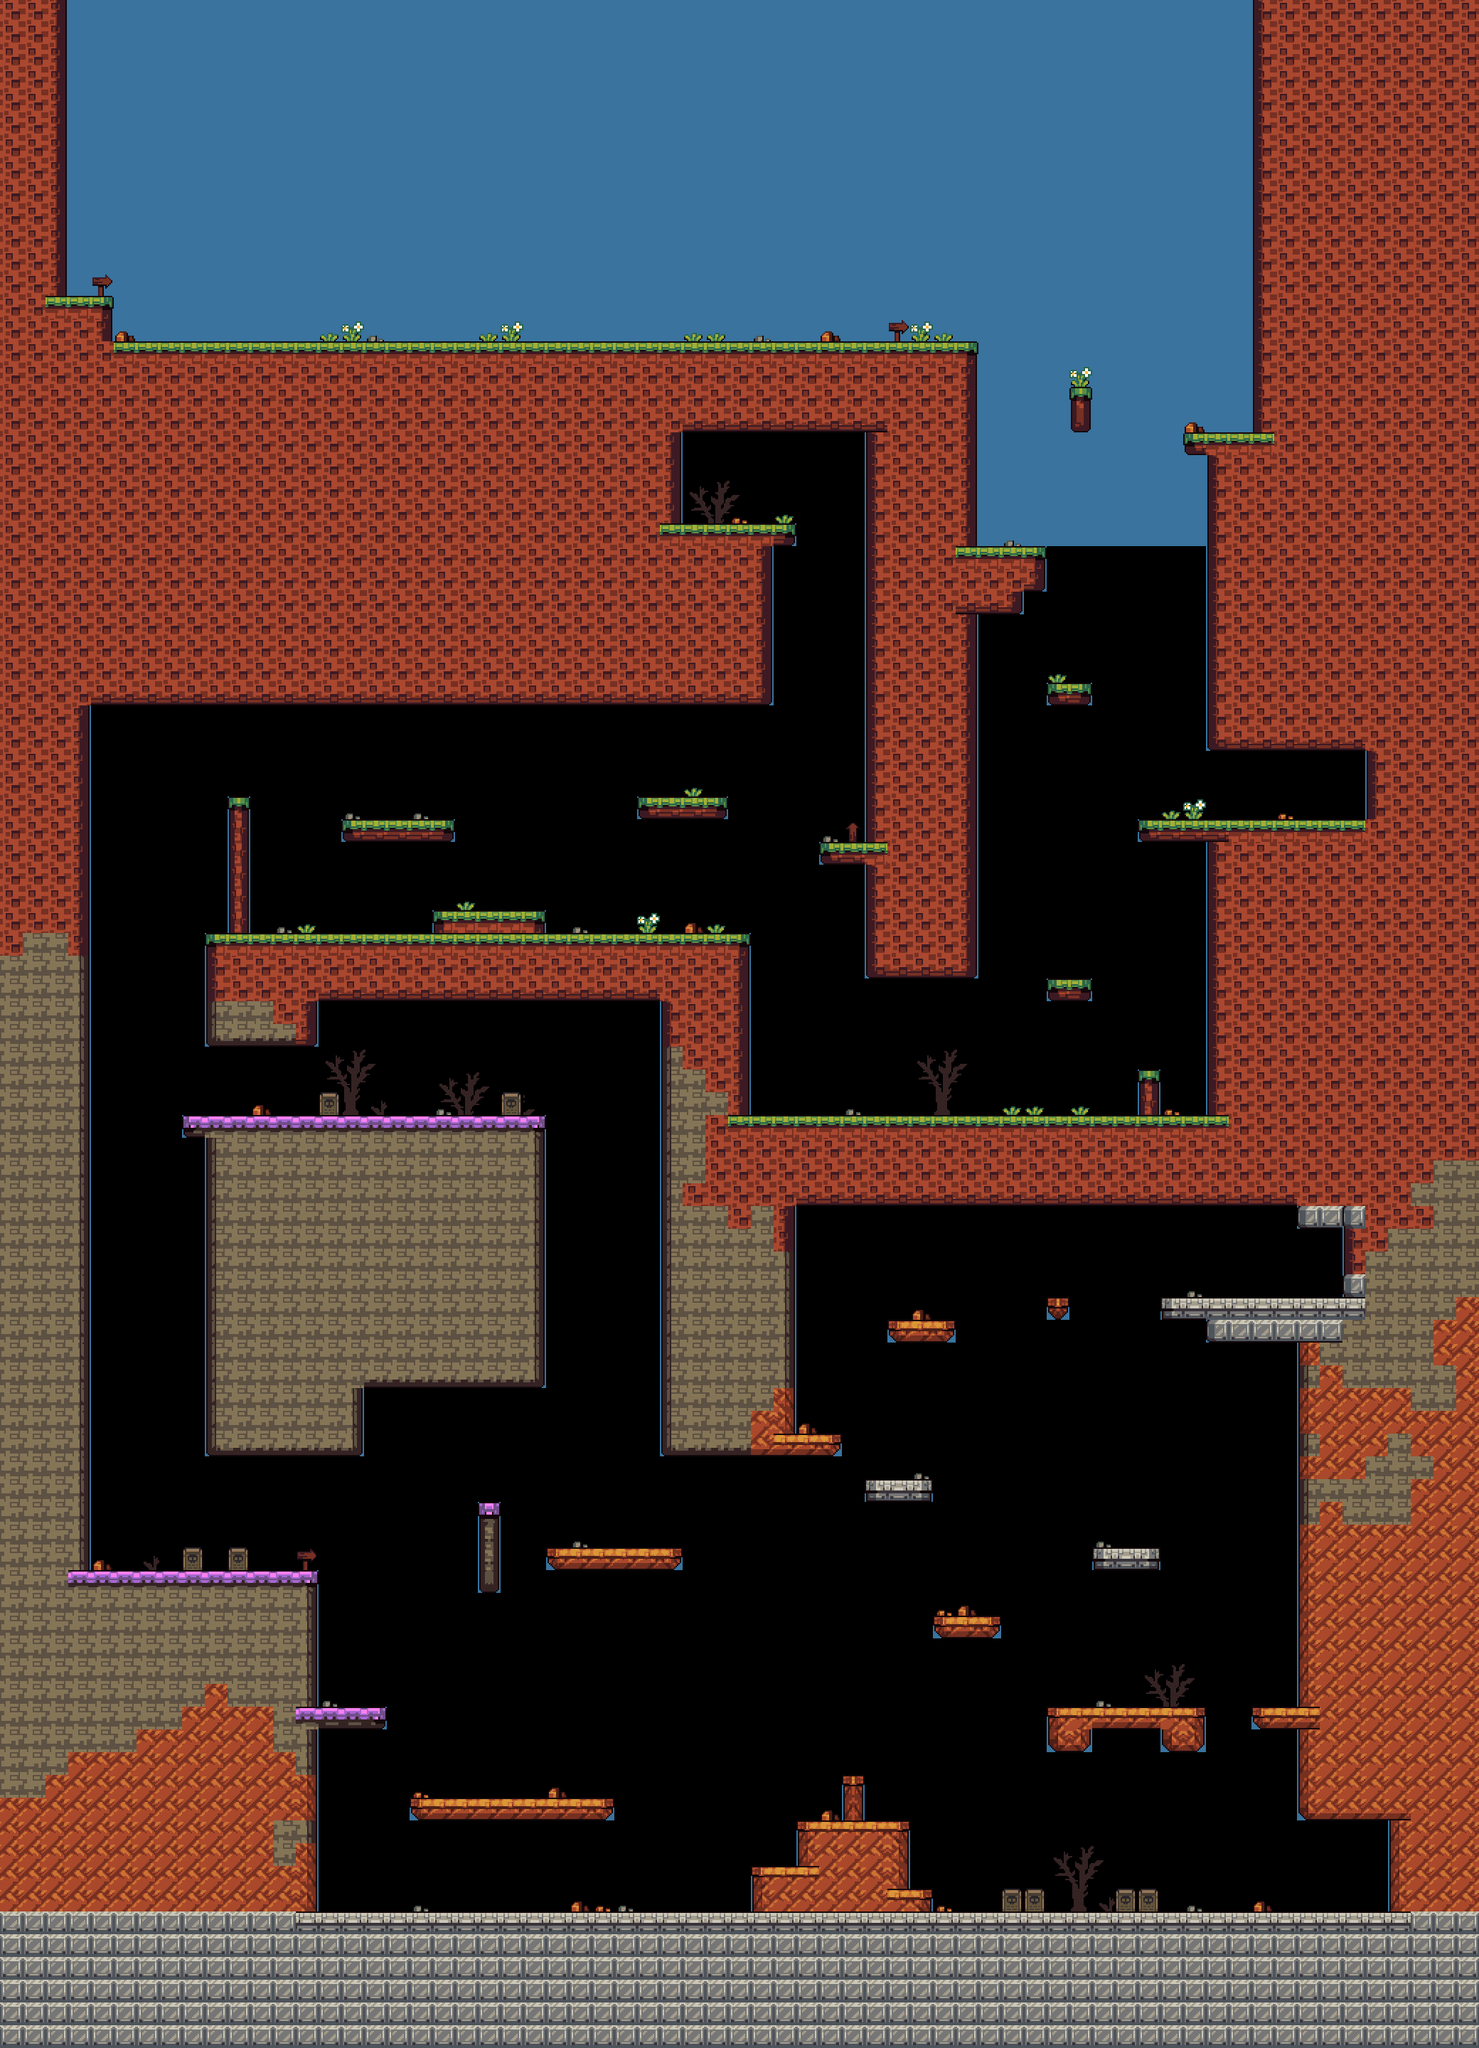

This is a level from a 2D game, rendered from its Tiled map with the project's own tilesets. A one-line summary and the map file follow, with tile-layer data summarised:
An orthogonal 65x90 tile map with 32x32 px tiles, 5 tile layers (collider, Tile Layer 4, Tile Layer 1, Tile Layer 2, ...).

<map version="1.10" tiledversion="1.10.1" orientation="orthogonal" renderorder="right-down" width="65" height="90" tilewidth="32" tileheight="32" infinite="0" nextlayerid="6" nextobjectid="1">
 <tileset firstgid="1" source="images/tilemap/32x32.tsx" />
 <layer id="2" name="collider" width="65" height="90">
  <data>[5850 cells, 2884 non-empty, 5 distinct tile ids]</data>
 </layer>
 <layer id="5" name="Tile Layer 4" width="65" height="90">
  <properties>
   <property name="Z" type="float" value="-2" />
  </properties>
  <data>[5850 cells, 1124 non-empty, 1 distinct tile ids]</data>
 </layer>
 <layer id="1" name="Tile Layer 1" width="65" height="90">
  <properties>
   <property name="Z" type="float" value="1" />
  </properties>
  <data>[5850 cells, 2885 non-empty, 53 distinct tile ids]</data>
 </layer>
 <layer id="3" name="Tile Layer 2" width="65" height="90">
  <properties>
   <property name="Z" type="float" value="-1" />
  </properties>
  <data>[5850 cells, 50 non-empty, 14 distinct tile ids]</data>
 </layer>
 <layer id="4" name="Tile Layer 3" width="65" height="90">
  <properties>
   <property name="Z" type="float" value="2" />
  </properties>
  <data>[5850 cells, 64 non-empty, 12 distinct tile ids]</data>
 </layer>
</map>
